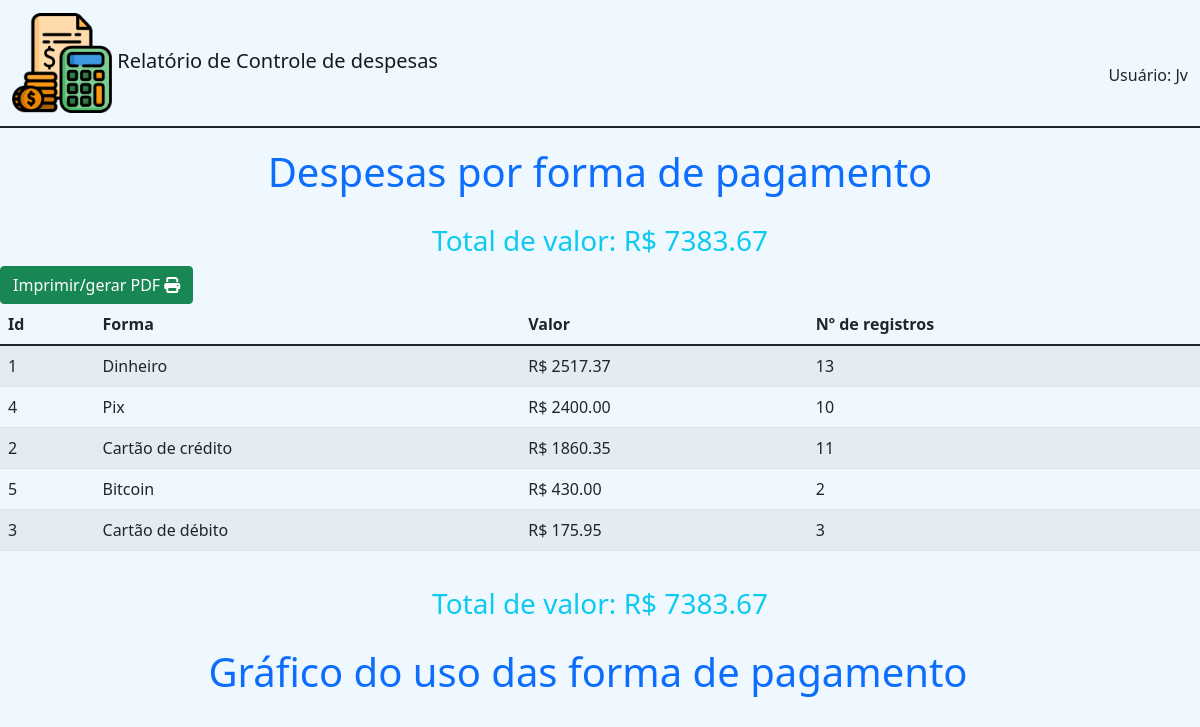
Page /relatorios/despesas_por_fpag_print/ (signed in) on the earlier database version.
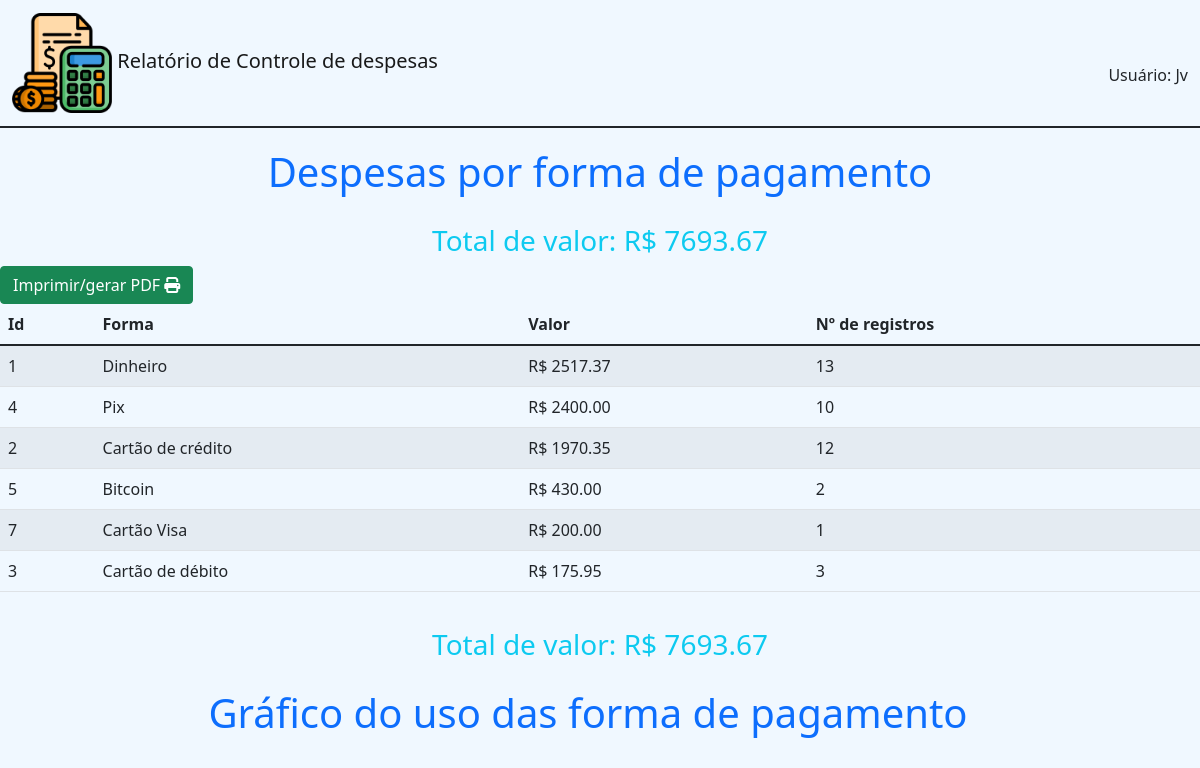
Same page on the later database version.
### cadastros/models.py (models this page shows, shortened)
class FormaPagamento(models.Model):
    forma = models.CharField(max_length=30)
    padrao = models.BooleanField(default=False)
    usuario = models.ForeignKey(User, on_delete=models.CASCADE, blank=True, null=True)
    ativo = models.BooleanField(default=True)
    class Meta:
        verbose_name = 'Forma de pagamento'
        verbose_name_plural = 'Formas de Pagamento'

### relatorios/views.py (the view)
# urls.py: path('despesas_por_fpag_print/', views.despesas_por_fpag_print, name='despesas_por_fpag_print'),
@login_required(login_url='login')
def despesas_por_fpag_print(request):
    user = request.user
    despesas = Despesa.objects.all().filter(
        usuario=user
    ).values('fpag__forma', 'fpag').annotate(total=Sum('valor'), count=Count('fpag')).order_by('-total')
    if len(despesas) == 0:
        messages.add_message(request, messages.WARNING, 'Não existem registros para esse usuário')
        return redirect('home')
    total = despesas.aggregate(Sum('total'))
    total = f"{total['total__sum']:.2f}"
    for d in despesas:
        d['tot'] = round(d['total'])
        d['total'] = f'{d["total"]:.2f}'
    des = Despesa.objects.all().filter(
        usuario=user
    ).values('fpag__forma', 'fpag').annotate(total=Sum('valor'), count=Count('fpag')).order_by('-total')
    for d in des:
        d['tot'] = round(d['total'])
    return render(request, 'print/despesas_por_fpag.html', {'despesas':despesas, 'des':des, 'total':total})

### relatorios/templates/print/despesas_por_fpag.html (shortened to what this page needs)
{% extends 'base_print.html'%}
{% block 'conteudo'%}
<h1 style="padding-top: 20px;" class="text-center text-primary">Despesas por forma de pagamento</h1>
<h3 style="padding-top: 20px;" class="text-center text-info">Total de valor: R$ {{total}}</h3>
<button class="btn btn-success no_print" onclick="window.print()">Imprimir/gerar PDF <i class="fa-solid fa-print"></i></button>
<div class="row">
  <div class="col-12">
    <table class="table table-striped table-hover">
      <thead>
        <tr>
          <th scope="col">Id</th>
          <th scope="col">Forma</th>
          <th scope="col">Valor</th>
          <th scope="col">Nº de registros</th>
        </tr>
      </thead>
      <tbody>
        {% for c in despesas%}
        <tr>
            <td>{{c.fpag}}</td>
            <td>{{c.fpag__forma}}</td>
            <td>R$ {{c.total}}</td>
            <td>{{c.count}}</td>
        </tr>
        {%endfor%}
      </tbody>
    </table>
</div>
<h3 style="padding-top: 20px;" class="text-center text-info">Total de valor: R$ {{total}}</h3>
    <div class="row">
      <h1 style="padding-top: 20px;" class="text-center text-primary">Gráfico do uso das forma de pagamento</h1>
      <div class="col-12">
        <div id="piechart_3d_print" style="width: 100%; height: 800px;"></div>
      </div>
    </div>
</div>
{% endblock %}

Differences in the rows shown:
computed for FormaPagamento "Cartão de crédito": total "1860.35" → "1970.35"; count "11" → "12"
added FormaPagamento: fpag "7", fpag__forma "Cartão Visa", total "200.00", count "1"
Other differences:
{{ total }}: "7383.67" → "7693.67"
